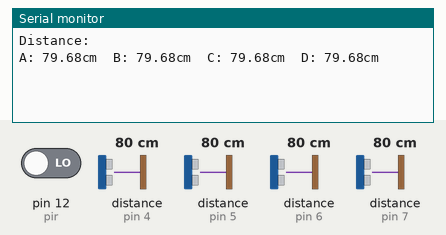
This sketch was run on a simulated Arduino Uno, built with avr-gcc and run on an emulated ATmega328P. On the bench: the last lines printed to the serial monitor. Wiring (inferred from the names in the program): 4 × ultrasonic range finder: trigger pin 8, echo pin 4 / trigger pin 9, echo pin 5 / trigger pin 10, echo pin 6 / trigger pin 11, echo pin 7. The test bench sets the inputs (shaded band); at power-on: distance to the obstacle (sensors on pin 5, pin 4, pin 6, pin 7) 80 cm, pin 12 (pir) LOW. The echo pulse lasts 58.3 µs per cm.

Above: at 7.2 s.
7.3 s: distance to the obstacle (sensor on pin 5) set to 2 cm
At 8.6 s:
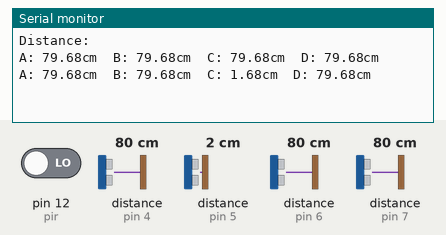
8.8 s: pin 12 (pir) driven HIGH
13.1 s: distance to the obstacle (sensor on pin 4) set to 4 cm
At 13.14 s:
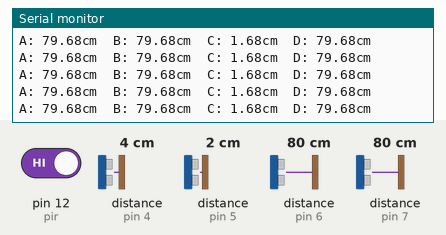
17.4 s: distance to the obstacle (sensor on pin 6) set to 9 cm
At 17.42 s:
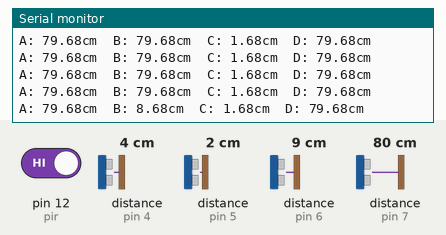
21.7 s: distance to the obstacle (sensor on pin 7) set to 2 cm
At 21.74 s:
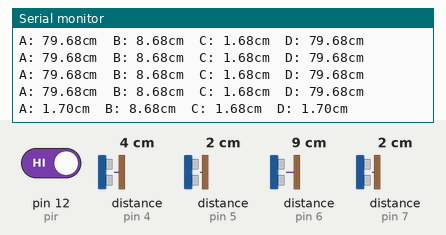
26.0 s: distance to the obstacle (sensor on pin 4) set to 2 cm
At 26.0 s:
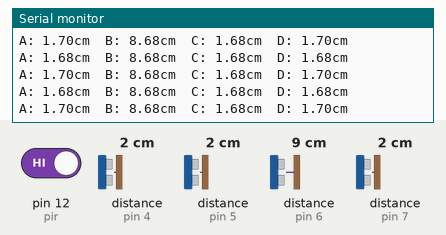
Timing chart, 0 to 29.0 s (numbered marks = the images above; inputs shaded):
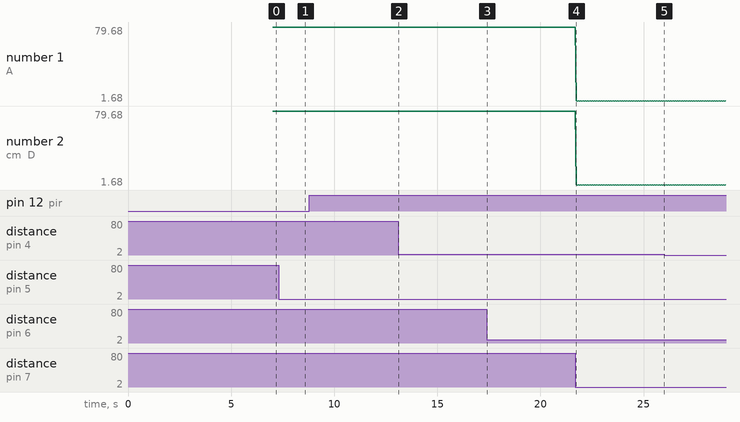

Measured:
- after the input at 7.3 s, the serial monitor: prints a new line after 0.80 s (image 1)
- after the input at 17.4 s, the serial monitor: prints a new line at once (image 3)
- after the input at 21.7 s, the serial monitor: prints a new line at once (image 4)
- plotted number 1: 79.68 → 1.7 after the input at 21.7 s
- plotted number 2: 79.68 → 1.7 after the input at 21.7 s

The sketch:

US.ino
```cpp
/*
 *  Title:Park My Car
 *  Author:Vijay Bhaskar
 *  Date:07/27/2016
*/
#include <SoftwareSerial.h>

SoftwareSerial mySerial(3,2);
int trig1=11;
int trig2=10;
int trig3=9;
int trig4=8;
int echo1=7;
int echo2=6;
int echo3=5;
int echo4=4;
int pir=12;
int detect;
int duration1;
int duration2;
int duration3;
int duration4;
float distance1;
float distance2;
float distance3;
float distance4;
void setup()
{
  Serial.begin(9600);
  mySerial.begin(9600);
  pinMode(trig1, OUTPUT);
  pinMode(trig2, OUTPUT);
  pinMode(trig3, OUTPUT);
  pinMode(trig4, OUTPUT);
  digitalWrite(trig1, LOW);
  digitalWrite(trig2, LOW);
  digitalWrite(trig3, LOW);
  digitalWrite(trig4, LOW);
  delayMicroseconds(2);
  pinMode(echo1, INPUT);
  pinMode(echo2, INPUT);
  pinMode(echo3, INPUT);
  pinMode(echo4, INPUT);
  pinMode(pir, INPUT);
  delay(6000);
  Serial.println("Distance:");
}
void loop()
{
  detect = digitalRead(pir);


  if(detect == 1)
  {
    check();
  }
  else
  {
    delay(1000);
    check();
  }
}

void check()
{

  digitalWrite(trig1, HIGH);
  delayMicroseconds(1000);
  digitalWrite(trig1, LOW);
  duration1 = pulseIn(echo1, HIGH);
  delayMicroseconds(1000);

  digitalWrite(trig2, HIGH);
  delayMicroseconds(1000);
  digitalWrite(trig2, LOW);
  duration2 = pulseIn(echo2, HIGH);
  delayMicroseconds(1000);

  digitalWrite(trig3, HIGH);
  delayMicroseconds(1000);
  digitalWrite(trig3, LOW);
  duration3 = pulseIn(echo3, HIGH);
  delayMicroseconds(1000);

  digitalWrite(trig4, HIGH);
  delayMicroseconds(1000);
  digitalWrite(trig4, LOW);
  duration4 = pulseIn(echo4, HIGH);
  delayMicroseconds(1000);

  if(duration1>=38000 || duration2>=38000 || duration3>=38000 || duration4>=38000){
    Serial.print("Out range");
    }

  else
  {
    Serial.println(  "A: "+ String(duration1/58.31) + "cm\tB: " + String(duration2/58.31) + "cm\tC: " + String(duration3/58.31) + "cm\tD: " + String(duration1/58.31) + "cm");
    mySerial.println("A: "+ String(duration1/58.31) + "cm\tB: " + String(duration2/58.31) + "cm\tC: " + String(duration3/58.31) + "cm\tD: " + String(duration1/58.31) + "cm");

    if (duration1<(58.31*8) || duration1<(58.31*8) || duration1<(58.31*8) || duration1<(58.31*8)){
      digitalWrite(13,HIGH);
      }
    else{
      digitalWrite(13,LOW);
    }
   }
}
```
